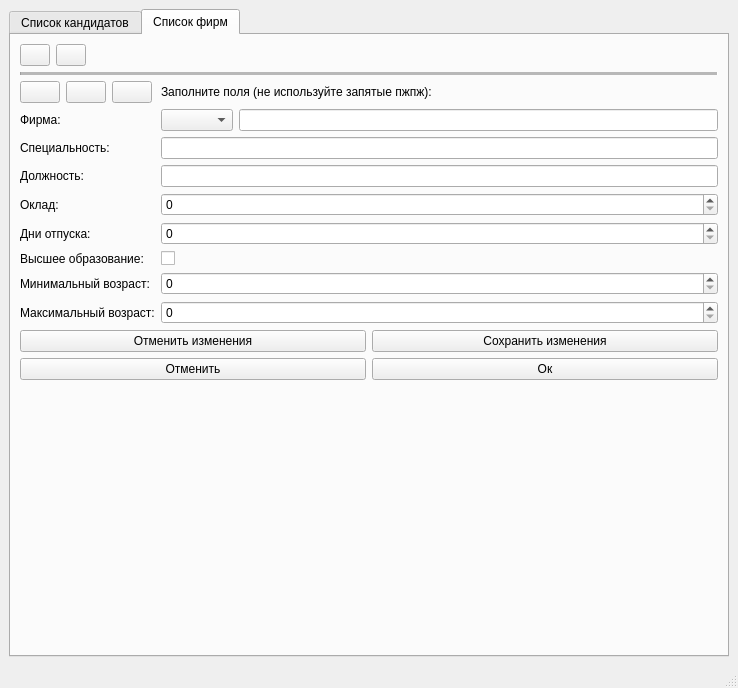
<?xml version="1.0" encoding="UTF-8"?>
<ui version="4.0">
 <class>MainWindow</class>
 <widget class="QMainWindow" name="MainWindow">
  <property name="geometry">
   <rect>
    <x>0</x>
    <y>0</y>
    <width>738</width>
    <height>688</height>
   </rect>
  </property>
  <property name="windowTitle">
   <string>Биржа труда</string>
  </property>
  <widget class="QWidget" name="centralwidget">
   <layout class="QHBoxLayout" name="horizontalLayout_4">
    <item>
     <widget class="QTabWidget" name="tabWidget">
      <property name="currentIndex">
       <number>1</number>
      </property>
      <widget class="QWidget" name="tab">
       <attribute name="title">
        <string>Список кандидатов</string>
       </attribute>
       <layout class="QHBoxLayout" name="horizontalLayout_2">
        <item>
         <layout class="QFormLayout" name="formLayout_2">
          <item row="0" column="0">
           <layout class="QHBoxLayout" name="horizontalLayout_8">
            <item>
             <widget class="QPushButton" name="pushButton">
              <property name="maximumSize">
               <size>
                <width>30</width>
                <height>16777215</height>
               </size>
              </property>
              <property name="text">
               <string/>
              </property>
              <property name="icon">
               <iconset theme="document-open">
                <normaloff>.</normaloff>.</iconset>
              </property>
             </widget>
            </item>
            <item>
             <widget class="QPushButton" name="pushButton_2">
              <property name="enabled">
               <bool>true</bool>
              </property>
              <property name="maximumSize">
               <size>
                <width>30</width>
                <height>16777215</height>
               </size>
              </property>
              <property name="text">
               <string/>
              </property>
              <property name="icon">
               <iconset theme="document-save">
                <normaloff>.</normaloff>.</iconset>
              </property>
             </widget>
            </item>
           </layout>
          </item>
          <item row="1" column="0" colspan="2">
           <widget class="Line" name="line_2">
            <property name="lineWidth">
             <number>1</number>
            </property>
            <property name="midLineWidth">
             <number>5</number>
            </property>
            <property name="orientation">
             <enum>Qt::Horizontal</enum>
            </property>
           </widget>
          </item>
          <item row="2" column="0">
           <layout class="QHBoxLayout" name="horizontalLayout_10">
            <item>
             <widget class="QPushButton" name="pushButton_3">
              <property name="text">
               <string/>
              </property>
              <property name="icon">
               <iconset theme="list-add">
                <normaloff>.</normaloff>.</iconset>
              </property>
             </widget>
            </item>
            <item>
             <widget class="QPushButton" name="pushButton_4">
              <property name="text">
               <string/>
              </property>
              <property name="icon">
               <iconset theme="list-remove">
                <normaloff>.</normaloff>.</iconset>
              </property>
             </widget>
            </item>
            <item>
             <widget class="QPushButton" name="pushButton_7">
              <property name="maximumSize">
               <size>
                <width>30</width>
                <height>16777215</height>
               </size>
              </property>
              <property name="text">
               <string/>
              </property>
              <property name="icon">
               <iconset theme="accessories-text-editor">
                <normaloff>.</normaloff>.</iconset>
              </property>
             </widget>
            </item>
           </layout>
          </item>
          <item row="2" column="1">
           <layout class="QHBoxLayout" name="horizontalLayout_11">
            <item>
             <widget class="QLabel" name="label_9">
              <property name="text">
               <string>Заполните поля (не используйте запятые пжпж!)</string>
              </property>
             </widget>
            </item>
           </layout>
          </item>
          <item row="3" column="0">
           <widget class="QLabel" name="label">
            <property name="text">
             <string>ФИО:</string>
            </property>
           </widget>
          </item>
          <item row="3" column="1">
           <layout class="QHBoxLayout" name="horizontalLayout_23">
            <item>
             <widget class="QComboBox" name="comboBox"/>
            </item>
            <item>
             <widget class="QLineEdit" name="lineEdit_3"/>
            </item>
           </layout>
          </item>
          <item row="6" column="0">
           <widget class="QLabel" name="label_2">
            <property name="text">
             <string>Дата рождения:</string>
            </property>
           </widget>
          </item>
          <item row="6" column="1">
           <widget class="QDateEdit" name="dateEdit">
            <property name="enabled">
             <bool>true</bool>
            </property>
            <property name="readOnly">
             <bool>true</bool>
            </property>
            <property name="displayFormat">
             <string>dd.MM.yyyy</string>
            </property>
            <property name="calendarPopup">
             <bool>false</bool>
            </property>
           </widget>
          </item>
          <item row="7" column="0">
           <widget class="QLabel" name="label_3">
            <property name="text">
             <string>Специальность:</string>
            </property>
           </widget>
          </item>
          <item row="7" column="1">
           <widget class="QLineEdit" name="lineEdit">
            <property name="readOnly">
             <bool>true</bool>
            </property>
           </widget>
          </item>
          <item row="8" column="0">
           <widget class="QLabel" name="label_4">
            <property name="text">
             <string>Высшее образование:</string>
            </property>
           </widget>
          </item>
          <item row="8" column="1">
           <widget class="QCheckBox" name="checkBox">
            <property name="enabled">
             <bool>true</bool>
            </property>
            <property name="text">
             <string/>
            </property>
            <property name="checkable">
             <bool>true</bool>
            </property>
            <property name="checked">
             <bool>false</bool>
            </property>
            <property name="tristate">
             <bool>false</bool>
            </property>
           </widget>
          </item>
          <item row="9" column="0">
           <widget class="QLabel" name="label_5">
            <property name="text">
             <string>Желаемая должность</string>
            </property>
           </widget>
          </item>
          <item row="9" column="1">
           <widget class="QLineEdit" name="lineEdit_2">
            <property name="enabled">
             <bool>true</bool>
            </property>
            <property name="text">
             <string>-</string>
            </property>
            <property name="readOnly">
             <bool>true</bool>
            </property>
           </widget>
          </item>
          <item row="10" column="0">
           <widget class="QLabel" name="label_6">
            <property name="text">
             <string>Минимальный оклад</string>
            </property>
           </widget>
          </item>
          <item row="10" column="1">
           <widget class="QSpinBox" name="spinBox">
            <property name="readOnly">
             <bool>true</bool>
            </property>
            <property name="maximum">
             <number>50000</number>
            </property>
           </widget>
          </item>
          <item row="11" column="1">
           <layout class="QHBoxLayout" name="horizontalLayout_3">
            <item>
             <widget class="QPushButton" name="pushButton_8">
              <property name="text">
               <string>Отменить изменения</string>
              </property>
             </widget>
            </item>
            <item>
             <widget class="QPushButton" name="pushButton_9">
              <property name="text">
               <string>Сохранить изменения</string>
              </property>
             </widget>
            </item>
           </layout>
          </item>
          <item row="12" column="1">
           <layout class="QHBoxLayout" name="horizontalLayout">
            <item>
             <widget class="QPushButton" name="pushButton_6">
              <property name="text">
               <string>Отмена</string>
              </property>
             </widget>
            </item>
            <item>
             <widget class="QPushButton" name="pushButton_5">
              <property name="text">
               <string>Ок</string>
              </property>
             </widget>
            </item>
           </layout>
          </item>
          <item row="13" column="0" colspan="2">
           <widget class="Line" name="line">
            <property name="midLineWidth">
             <number>1</number>
            </property>
            <property name="orientation">
             <enum>Qt::Horizontal</enum>
            </property>
           </widget>
          </item>
          <item row="14" column="1">
           <widget class="QTextEdit" name="textEdit">
            <property name="undoRedoEnabled">
             <bool>true</bool>
            </property>
            <property name="readOnly">
             <bool>true</bool>
            </property>
           </widget>
          </item>
          <item row="16" column="1">
           <widget class="QTextEdit" name="textEdit_2">
            <property name="readOnly">
             <bool>true</bool>
            </property>
           </widget>
          </item>
          <item row="15" column="0" colspan="2">
           <widget class="Line" name="line_4">
            <property name="midLineWidth">
             <number>1</number>
            </property>
            <property name="orientation">
             <enum>Qt::Horizontal</enum>
            </property>
           </widget>
          </item>
          <item row="17" column="1">
           <widget class="QTextEdit" name="textEdit_3">
            <property name="readOnly">
             <bool>true</bool>
            </property>
           </widget>
          </item>
          <item row="14" column="0">
           <widget class="QPushButton" name="pushButton_19">
            <property name="text">
             <string>Список вакансий</string>
            </property>
           </widget>
          </item>
          <item row="16" column="0">
           <widget class="QPushButton" name="pushButton_20">
            <property name="text">
             <string>Список дефицитных
вакансий</string>
            </property>
           </widget>
          </item>
          <item row="17" column="0">
           <widget class="QPushButton" name="pushButton_21">
            <property name="text">
             <string>Список фирм, для
которых не найдены
кандидаты</string>
            </property>
           </widget>
          </item>
         </layout>
        </item>
       </layout>
      </widget>
      <widget class="QWidget" name="tab_2">
       <attribute name="title">
        <string>Список фирм</string>
       </attribute>
       <layout class="QVBoxLayout" name="verticalLayout">
        <item>
         <layout class="QFormLayout" name="formLayout">
          <item row="0" column="0">
           <layout class="QHBoxLayout" name="horizontalLayout_12">
            <item>
             <widget class="QPushButton" name="pushButton_10">
              <property name="maximumSize">
               <size>
                <width>30</width>
                <height>16777215</height>
               </size>
              </property>
              <property name="text">
               <string/>
              </property>
              <property name="icon">
               <iconset theme="document-open">
                <normaloff>.</normaloff>.</iconset>
              </property>
             </widget>
            </item>
            <item>
             <widget class="QPushButton" name="pushButton_11">
              <property name="maximumSize">
               <size>
                <width>30</width>
                <height>16777215</height>
               </size>
              </property>
              <property name="text">
               <string/>
              </property>
              <property name="icon">
               <iconset theme="document-save">
                <normaloff>.</normaloff>.</iconset>
              </property>
             </widget>
            </item>
           </layout>
          </item>
          <item row="0" column="1">
           <layout class="QHBoxLayout" name="horizontalLayout_13"/>
          </item>
          <item row="1" column="0" colspan="2">
           <widget class="Line" name="line_3">
            <property name="midLineWidth">
             <number>6</number>
            </property>
            <property name="orientation">
             <enum>Qt::Horizontal</enum>
            </property>
           </widget>
          </item>
          <item row="2" column="0">
           <layout class="QHBoxLayout" name="horizontalLayout_17">
            <item>
             <widget class="QPushButton" name="pushButton_13">
              <property name="text">
               <string/>
              </property>
              <property name="icon">
               <iconset theme="list-add">
                <normaloff>.</normaloff>.</iconset>
              </property>
             </widget>
            </item>
            <item>
             <widget class="QPushButton" name="pushButton_14">
              <property name="text">
               <string/>
              </property>
              <property name="icon">
               <iconset theme="list-remove">
                <normaloff>.</normaloff>.</iconset>
              </property>
             </widget>
            </item>
            <item>
             <widget class="QPushButton" name="pushButton_12">
              <property name="text">
               <string/>
              </property>
              <property name="icon">
               <iconset theme="accessories-text-editor">
                <normaloff>.</normaloff>.</iconset>
              </property>
             </widget>
            </item>
           </layout>
          </item>
          <item row="2" column="1">
           <layout class="QHBoxLayout" name="horizontalLayout_14">
            <item>
             <widget class="QLabel" name="label_18">
              <property name="text">
               <string>Заполните поля (не используйте запятые пжпж):</string>
              </property>
             </widget>
            </item>
           </layout>
          </item>
          <item row="3" column="0">
           <widget class="QLabel" name="label_10">
            <property name="text">
             <string>Фирма:</string>
            </property>
           </widget>
          </item>
          <item row="3" column="1">
           <layout class="QHBoxLayout" name="horizontalLayout_7">
            <item>
             <widget class="QComboBox" name="comboBox_2"/>
            </item>
            <item>
             <widget class="QLineEdit" name="lineEdit_4"/>
            </item>
           </layout>
          </item>
          <item row="4" column="0">
           <widget class="QLabel" name="label_12">
            <property name="text">
             <string>Специальность:</string>
            </property>
           </widget>
          </item>
          <item row="4" column="1">
           <widget class="QLineEdit" name="lineEdit_5"/>
          </item>
          <item row="5" column="0">
           <widget class="QLabel" name="label_11">
            <property name="text">
             <string>Должность:</string>
            </property>
           </widget>
          </item>
          <item row="5" column="1">
           <widget class="QLineEdit" name="lineEdit_6"/>
          </item>
          <item row="6" column="0">
           <widget class="QLabel" name="label_13">
            <property name="text">
             <string>Оклад:</string>
            </property>
           </widget>
          </item>
          <item row="6" column="1">
           <widget class="QSpinBox" name="spinBox_2">
            <property name="maximum">
             <number>100000</number>
            </property>
           </widget>
          </item>
          <item row="7" column="0">
           <widget class="QLabel" name="label_14">
            <property name="text">
             <string>Дни отпуска:</string>
            </property>
           </widget>
          </item>
          <item row="7" column="1">
           <widget class="QSpinBox" name="spinBox_3">
            <property name="maximum">
             <number>365</number>
            </property>
           </widget>
          </item>
          <item row="8" column="0">
           <widget class="QLabel" name="label_15">
            <property name="text">
             <string>Высшее образование:</string>
            </property>
           </widget>
          </item>
          <item row="8" column="1">
           <widget class="QCheckBox" name="checkBox_2">
            <property name="text">
             <string/>
            </property>
           </widget>
          </item>
          <item row="9" column="0">
           <widget class="QLabel" name="label_16">
            <property name="text">
             <string>Минимальный возраст:</string>
            </property>
           </widget>
          </item>
          <item row="9" column="1">
           <widget class="QSpinBox" name="spinBox_4"/>
          </item>
          <item row="10" column="0">
           <widget class="QLabel" name="label_17">
            <property name="text">
             <string>Максимальный возраст:</string>
            </property>
           </widget>
          </item>
          <item row="10" column="1">
           <widget class="QSpinBox" name="spinBox_5">
            <property name="maximum">
             <number>120</number>
            </property>
           </widget>
          </item>
          <item row="11" column="0" colspan="2">
           <layout class="QGridLayout" name="gridLayout_2">
            <item row="1" column="1">
             <widget class="QPushButton" name="pushButton_16">
              <property name="text">
               <string>Ок</string>
              </property>
              <property name="icon">
               <iconset theme="face-sad"/>
              </property>
             </widget>
            </item>
            <item row="0" column="1">
             <widget class="QPushButton" name="pushButton_15">
              <property name="text">
               <string>Сохранить изменения</string>
              </property>
              <property name="icon">
               <iconset theme="emblem-system"/>
              </property>
             </widget>
            </item>
            <item row="0" column="0">
             <widget class="QPushButton" name="pushButton_17">
              <property name="text">
               <string>Отменить изменения</string>
              </property>
              <property name="icon">
               <iconset theme="emblem-symbolic-link"/>
              </property>
             </widget>
            </item>
            <item row="1" column="0">
             <widget class="QPushButton" name="pushButton_18">
              <property name="text">
               <string>Отменить</string>
              </property>
              <property name="icon">
               <iconset theme="face-kiss"/>
              </property>
             </widget>
            </item>
           </layout>
          </item>
         </layout>
        </item>
       </layout>
      </widget>
     </widget>
    </item>
   </layout>
  </widget>
  <widget class="QStatusBar" name="statusbar"/>
  <widget class="QMenuBar" name="menubar">
   <property name="geometry">
    <rect>
     <x>0</x>
     <y>0</y>
     <width>738</width>
     <height>22</height>
    </rect>
   </property>
  </widget>
 </widget>
 <resources/>
 <connections/>
</ui>
